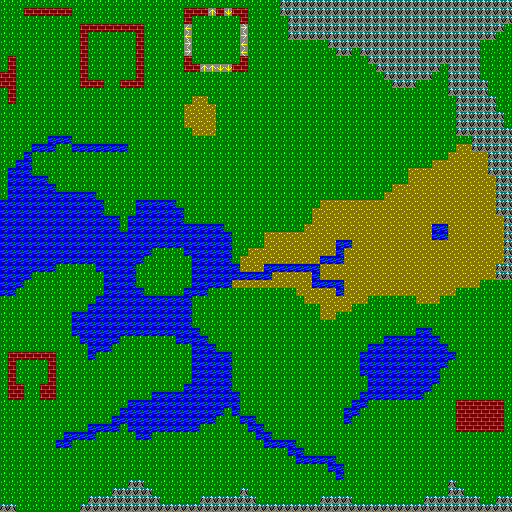

A level layout from a 2D game, rendered from its tile map. Below: a short description, then the map file with tile-grid data replaced by summaries:
An orthogonal 64x64 tile map with 8x8 px tiles, 1 tile layer (Tile Layer 1).

<map version="1.0" orientation="orthogonal" width="64" height="64" tilewidth="8" tileheight="8">
 <tileset firstgid="1" name="terrain1" tilewidth="8" tileheight="8">
  <image source="terrain1.bmp" trans="000000" width="80" height="8" />
  <tile id="0">
   <properties>
    <property name="collision" value="1" />
   </properties>
  </tile>
  <tile id="1">
   <properties>
    <property name="collision" value="0" />
   </properties>
  </tile>
  <tile id="2">
   <properties>
    <property name="collision" value="1" />
   </properties>
  </tile>
  <tile id="3">
   <properties>
    <property name="collision" value="8" />
   </properties>
  </tile>
  <tile id="4">
   <properties>
    <property name="collision" value="4" />
   </properties>
  </tile>
  <tile id="5">
   <properties>
    <property name="collision" value="2" />
   </properties>
  </tile>
  <tile id="6">
   <properties>
    <property name="collision" value="16" />
   </properties>
  </tile>
  <tile id="7">
   <properties>
    <property name="collision" value="0" />
   </properties>
  </tile>
  <tile id="8">
   <properties>
    <property name="collision" value="1" />
   </properties>
  </tile>
  <tile id="9">
   <properties>
    <property name="collision" value="0" />
   </properties>
  </tile>
 </tileset>
 <layer name="Tile Layer 1" width="64" height="64">
  <data>[4096 cells, 4096 non-empty, 9 distinct tile ids]</data>
 </layer>
</map>